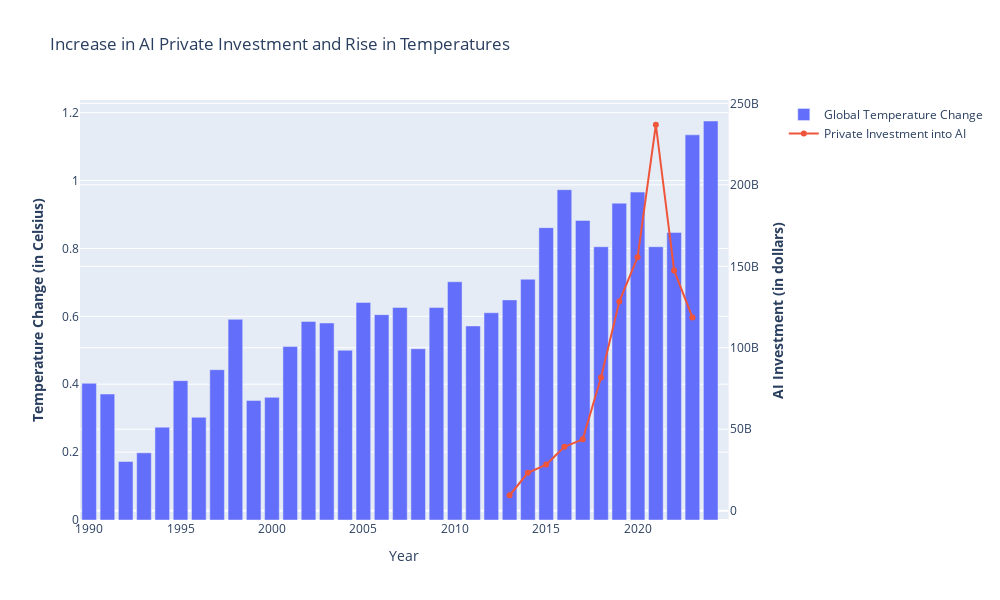

The notebook cell this image was saved under:
### Code cell
import plotly.graph_objects as go
from plotly.subplots import make_subplots

# Create figure with secondary y-axis
fig = make_subplots(specs=[[{"secondary_y": True}]])

# Add traces
fig.add_trace(
    go.Bar(x=global_temp_yearly_1990.index, y=global_temp_yearly_1990["Mean"], name="Global Temperature Change"),
    secondary_y=False,
)

fig.add_trace(
    go.Scatter(x=total_investment["Year"], y=total_investment["investment_estimated__field_all"], name="Private Investment into AI"),
    secondary_y=True,
)

# Add figure title
fig.update_layout(
    title_text="Increase in AI Private Investment and Rise in Temperatures",
    width=1000,
    height=600
)

# Set x-axis title
fig.update_xaxes(title_text="Year")

# Set y-axes titles
fig.update_yaxes(title_text="<b>Temperature Change (in Celsius)</b>", secondary_y=False)
fig.update_yaxes(title_text="<b>AI Investment (in dollars)</b>", secondary_y=True)

fig.show()

### Figure 1 — Plotly figure (JSON) as saved in the notebook; plotly's stock layout.template omitted (floating-point values rounded to 4 significant figures)
{"data": [{"name": "Global Temperature Change", "type": "bar", "x": [1990, 1991, 1992, 1993, 1994, 1995, 1996, 1997, 1998, 1999, 2000, 2001, 2002, 2003, 2004, 2005, 2006, 2007, 2008, 2009, 2010, 2011, 2012, 2013, 2014, 2015, 2016, 2017, 2018, 2019, 2020, 2021, 2022, 2023, 2024], "xaxis": "x", "y": [0.4028, 0.3711, 0.1724, 0.1978, 0.2734, 0.4105, 0.3025, 0.4428, 0.5912, 0.3522, 0.3614, 0.5109, 0.5851, 0.5804, 0.4999, 0.6409, 0.605, 0.6263, 0.5045, 0.6259, 0.7018, 0.5718, 0.6105, 0.6484, 0.7094, 0.8613, 0.9731, 0.8826, 0.8051, 0.9335, 0.966, 0.8051, 0.8473, 1.135, 1.175], "yaxis": "y"}, {"name": "Private Investment into AI", "type": "scatter", "x": [2013, 2014, 2015, 2016, 2017, 2018, 2019, 2020, 2021, 2022, 2023], "xaxis": "x", "y": [9453119127, 23192018094, 28302303677, 39155092633, 43800513060, 81694457251, 128380713983, 155532845145, 236893000000, 147440630389, 118640925886], "yaxis": "y2"}], "layout": {"height": 600, "title": {"text": "Increase in AI Private Investment and Rise in Temperatures"}, "width": 1000, "xaxis": {"anchor": "y", "autorange": true, "domain": [0, 0.94], "range": [1990.0, 2025.0], "title": {"text": "Year"}, "type": "linear"}, "yaxis": {"anchor": "x", "autorange": true, "domain": [0, 1], "range": [0, 1.237], "title": {"text": "<b>Temperature Change (in Celsius)</b>"}, "type": "linear"}, "yaxis2": {"anchor": "x", "autorange": true, "overlaying": "y", "range": [-5740000000.0, 252100000000.0], "side": "right", "title": {"text": "<b>AI Investment (in dollars)</b>"}, "type": "linear"}}}
